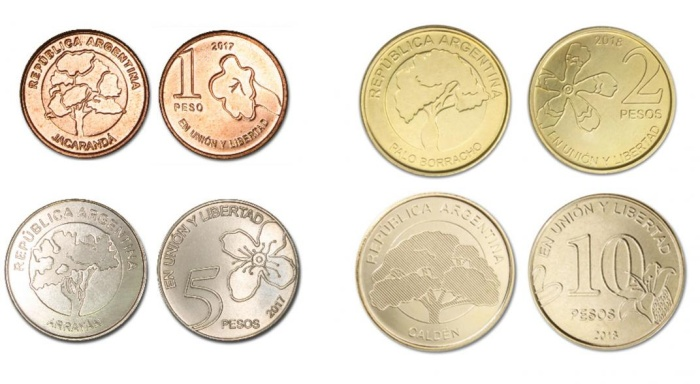
#> input picture monedas.jpg, 700 x 384 px
$ python contador.py
#> lines starting #> are read from the running program, lines starting #| are printed output that depends on the picture; after the words box and inside, x2 and y2 are one past the last pixel; in counts of white or black regions, pixels touching at a corner belong together
## instalar e importar opencv ##

# en la terminal: pip install opencv-contrib-python==4.6.0.66

# importar
import cv2
import numpy as np

## cargar y visualizar imagen ##

# cargar y leer la imagen
original=cv2.imread('monedas.jpg')
#> original is the input picture: shape (384, 700, 3); mean B, G, R 203.6, 221.4, 230.6

# pasar imagen a escala de grises
gris=cv2.cvtColor(original,cv2.COLOR_BGR2GRAY)
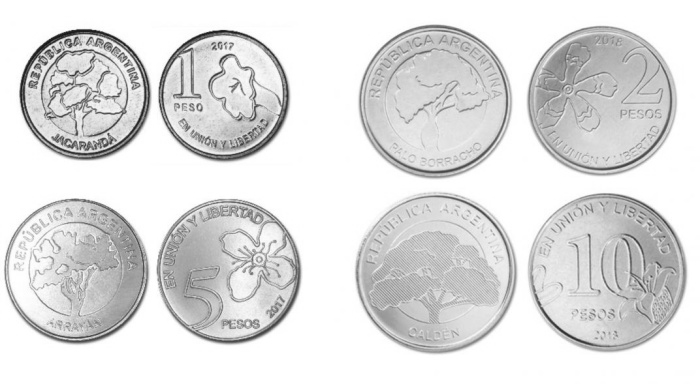
#> gris: shape (384, 700); min 20, max 255, mean 222.1

# mostrar resultados
#cv2.imshow('grises', gris)
#cv2.waitKey(0)

## eliminar ruido ##

# 1) suavizar imagen con desenfoque gaussiano
valorGauss=1 #alterar según corresponda

gauss=cv2.GaussianBlur(gris, (valorGauss,valorGauss), 0)

# mostrar resultados
#cv2.imshow('grises', gris)
#cv2.imshow('gauss', gauss)
#cv2.waitKey(0)

# 2) encontrar los bordes con canny
canny=cv2.Canny(gauss, 60,100)
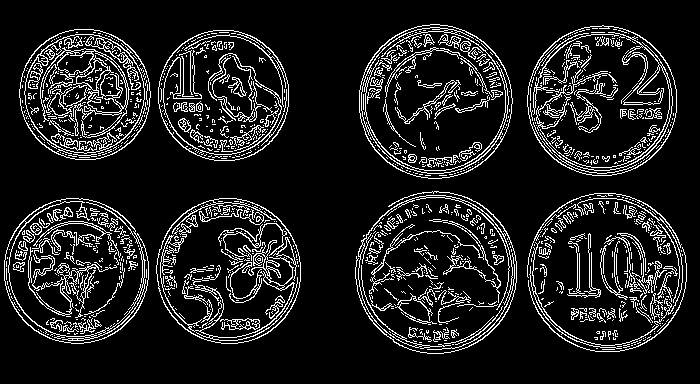
#> canny: shape (384, 700); 11.9% white in thin lines or dots, all inside (x1, y1, x2, y2) = (4, 24, 687, 354)

# [7 lines of commented-out code are left out]

valorKernel=7 #alterar según corresponda

kernel=np.ones((valorKernel,valorKernel),np.uint8)

cierre=cv2.morphologyEx(canny, cv2.MORPH_CLOSE, kernel)
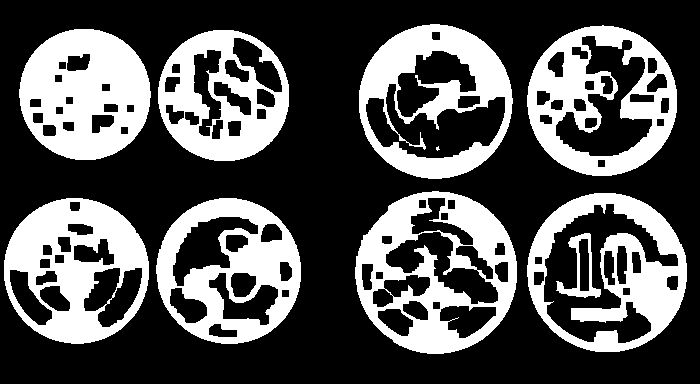
#> cierre: shape (384, 700); 32.6% white; 10 white regions (1 under 20 px)

contornos, jerarquía=cv2.findContours(cierre.copy(), cv2.RETR_EXTERNAL, cv2.CHAIN_APPROX_SIMPLE)
#> contornos = 8 contours; box (x1, y1, x2, y2) and area: (355, 191, 517, 354) 20394, (527, 193, 687, 352) 19840, (359, 24, 513, 179) 18490, (527, 25, 677, 176) 17605, (4, 198, 149, 344) 16458, (156, 198, 301, 344) 16447, (158, 30, 289, 161) 13460, (19, 29, 151, 160) 13444; jerarquía = [[1, -1, -1, -1], [2, 0, -1, -1], [3, 1, -1, -1], [4, 2, -1, -1], [5, 3, -1, -1], [6, 4, -1, -1], [7, 5, -1, -1], [-1, 6, -1, -1]]

print("monedas encontradas: {}".format(len(contornos)))
#| monedas encontradas: 8
cv2.drawContours(original, contornos, -1, (0,0,255),2)
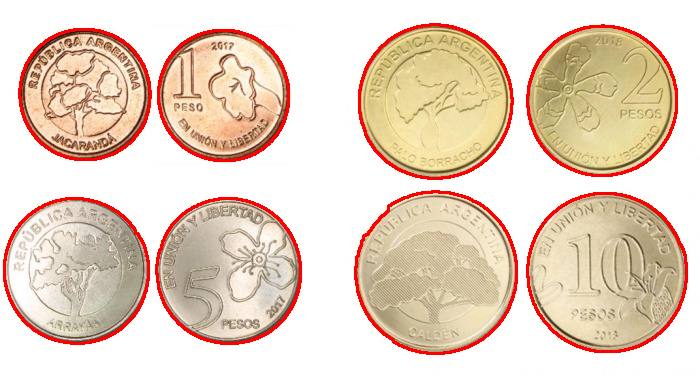
#> original: shape (384, 700, 3); 4.73% of pixels changed, all inside (x1, y1, x2, y2) = (3, 23, 688, 355)

# [6 lines of commented-out code are left out]

cv2.imshow("Resultado", original)
cv2.waitKey(0)
